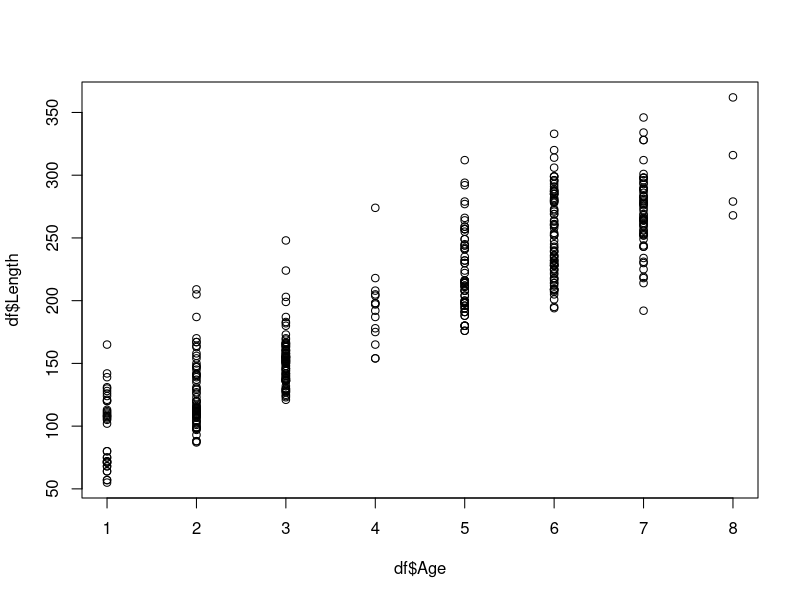

Recreate this plot in R. (Note: this script raises an error after producing the figure.)
# ###########################################################################
# #                                                                         #
# #                           ASSIGNMENT #3                                 #
# #                                                                         #
# ###########################################################################

# A hypothetical fishery in Florida, USA has 439 fish. The fishery has the 
# record of age (in months) and length (in cm) of each fish. 
#
# 1. What is the fitted regression line
# 2. What proportion of the variability in y(length) explained by the linear 
#    relationship
# 3. What is the slope of the regression line. Does the true slope is equal 
#    to 0? Provide your answer using the hypothesis testing.
# 4. What measures the amount of variability in y(length) about the line at 
#    a given value of x(age). Provide the numeric value from the R output.
# 5. Is there any relationship between the fish age and fish length?
#

setwd("data-sci-learning/dat201/")
df = read.csv("assignment3.csv")


# ---------------------------------------------------------------------------
# 1. What is the fitted regression line
fit = lm(Length~Age, data = df)   
plot(df$Age, df$Length)
abline(reg_1, col="red")

summary(fit)
#             Estimate Std. Error t value Pr(>|t|)    
# (Intercept)  65.5272     3.1974   20.49   <2e-16 ***
# Age          30.3239     0.6877   44.09   <2e-16 ***
# ---
# Signif. codes:  0 ‘***’ 0.001 ‘**’ 0.01 ‘*’ 0.05 ‘.’ 0.1 ‘ ’ 1


# ---------------------------------------------------------------------------
# 2. What proportion of the variability in y(length) explained by the linear 
#    relationship



# ---------------------------------------------------------------------------
# 3. What is the slope of the regression line. Does the true slope is equal 
#    to 0? Provide your answer using the hypothesis testing.

slope = b1 = fit$coefficients[2]    # slope = 30.3

#      null hypothesis H0:  b1 = 0
#       alt hypothesis Ha:  b1 != 0

p.value = summary(fit)$coefficients[2,4]

# a very small value for p implies very strong evidence to reject H0 and 
# accept Ha.  Therefore, we are more than 99.999% confident that the true
# slope is not 0.  

# t-test statistic = b1 / std err(b1)
se = summary(fit)$coefficients[2,2]
tstat = b1 / se




# ---------------------------------------------------------------------------
# 4. What measures the amount of variability in y(length) about the line at 
#    a given value of x(age). Provide the numeric value from the R output.





# ---------------------------------------------------------------------------
# 5. Is there any relationship between the fish age and fish length?
corr = cor(df$Length, df$Age)
